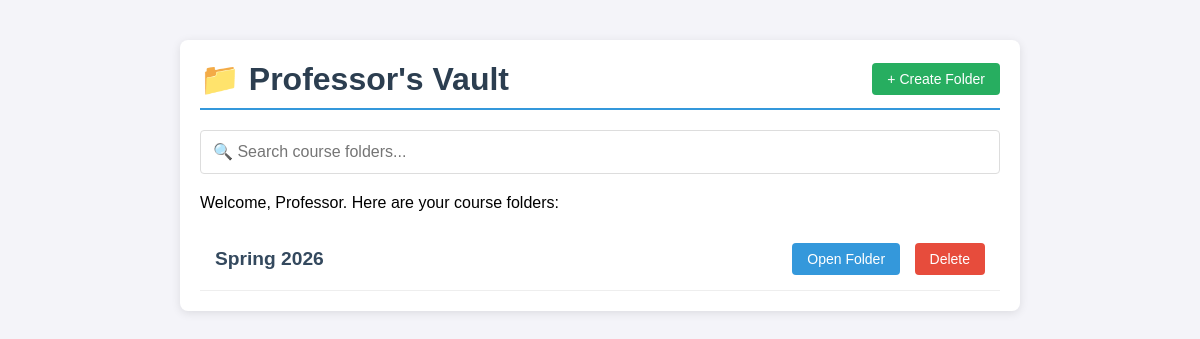
Before: / with the older database file.
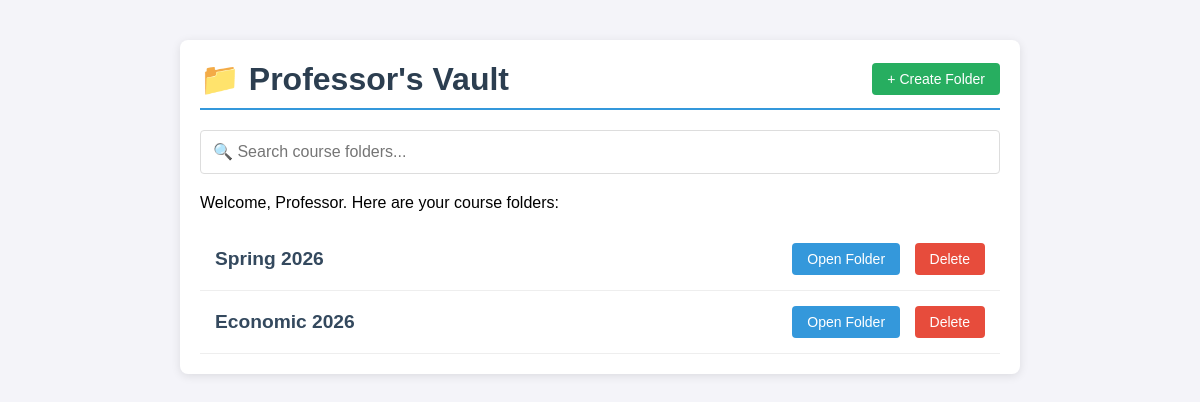
After: the same page with the newer database file.
### models.py (models this page shows)
class Folder(SQLModel, table=True):
    id: Optional[int] = Field(default=None, primary_key=True)
    name: str = Field(index=True)
    created_at: date = Field(default_factory=date.today)
    documents: List["Document"] = Relationship(
        back_populates="folder",
        cascade_delete=True
    )

### main.py (the view)
@app.get("/", response_class=HTMLResponse)
def read_root(request: Request, session: Session = Depends(get_session)):
    folders = session.exec(select(Folder)).all()
    return templates.TemplateResponse("index.html", {"request": request, "folders": folders})

### templates/index.html (shortened to what this page needs)
<!DOCTYPE html>
<html>
<head>
</head>
<body>
    <div class="container">
        <div class="header-section">
            <h1>📁 Professor's Vault</h1>
            <button onclick="createFolder()" class="btn btn-create">+ Create Folder</button>
        </div>
        <div class="search-container">
            <input type="text" id="folderSearch" onkeyup="filterFolders()" placeholder="🔍 Search course folders...">
        </div>
        <p>Welcome, Professor. Here are your course folders:</p>
        <div id="folder-list">
            {% for folder in folders %}
            <div class="folder-card" data-name="{{ folder.name|lower }}">
                <span class="folder-name">{{ folder.name }}</span>
                <div>
                    <a href="/folders/{{ folder.id }}" class="btn btn-view">Open Folder</a>
                    <button onclick="confirmDelete('{{ folder.id }}', '{{ folder.name }}')" class="btn btn-delete">Delete</button>
                </div>
            </div>
            {% endfor %}
        </div>
    </div>
</body>
</html>

Changed rows visible on the page:
added Folder: name "Economic 2026"
